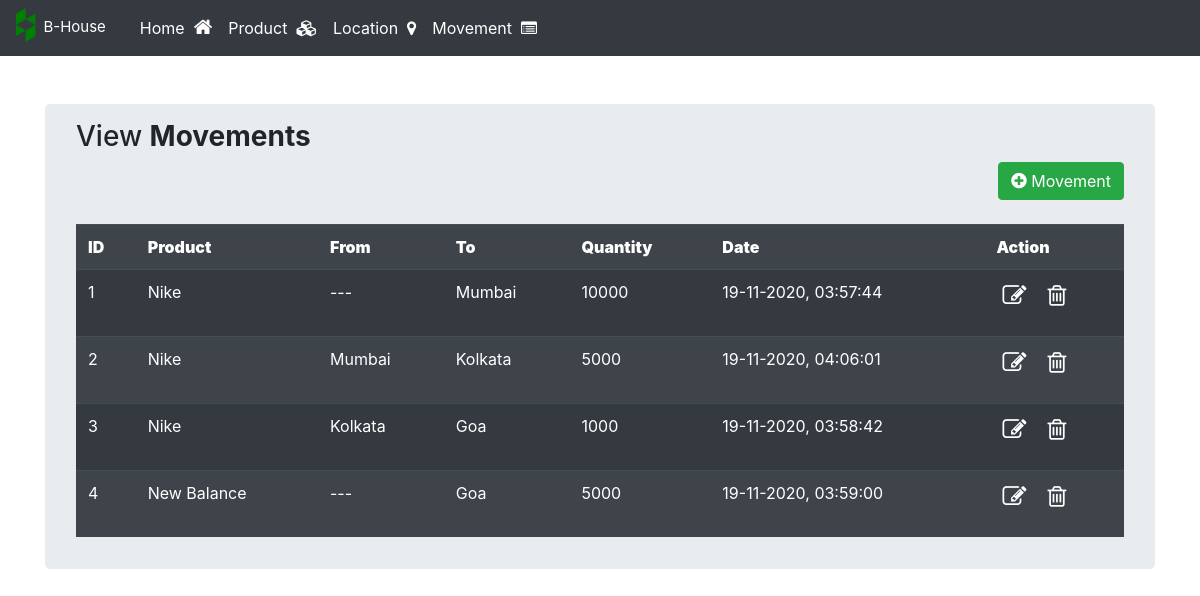
The app's page /movement with its own data.
### app.py (models this page shows)
class ProductMovement(db.Model):
    id = db.Column(db.Integer, primary_key=True)
    timestamp = db.Column(db.DateTime, default=datetime.utcnow)
    from_location = db.Column(db.String(100))
    to_location = db.Column(db.String(100))
    product_id = db.Column(db.Integer, nullable=False)
    product_name = db.Column(db.String(50), nullable=False)
    product_qty = db.Column(db.Integer, nullable=False)
    date_created = db.Column(db.DateTime, default=datetime.utcnow)
    date_updated = db.Column(db.DateTime, default=datetime.utcnow)
    Flag = db.Column(db.String(50),nullable=False)

### app.py (the view)
@app.route('/movement', methods=['GET','POST'])
def movement():
	if request.method=='POST':
		if 'add_product_qty' in request.form:
			check = None
			product_name = request.form['product_name']
			from_location = request.form['from_location']
			to_location = request.form['to_location']
			product_qty = request.form['add_product_qty']
			if product_name == 'Select product':
				flash(f"Please select product to add movement!", "danger")
				return redirect('/movement')
			elif int(product_qty) == 0 or int(product_qty) < 0:
				flash(f"Please add quantity !", "danger")
				return redirect('/movement')
			elif from_location == to_location :
				flash(f"From Location & To Location cannot be same!", "danger")
				return redirect('/movement')
			else:
				product_details = Product.query.filter_by(name=product_name).first()
				add_movement=ProductMovement()
				add_movement.product_id=product_details.id
				add_movement.product_name=product_details.name
				check_location = ProductMovement.query.filter_by(product_name=product_name).filter_by(to_location=from_location).count()
				if from_location == 'Select Location':
					add_movement.from_location="---"
					add_movement.to_location=to_location
				elif to_location == 'Select Location':
					add_movement.to_location = "---"
					add_movement.from_location=from_location
				elif check_location == 0 and from_location != 'Select Location':
					flash(f"Product not available at '{from_location}' Warehouse !", "danger")
					return redirect('/movement')
				else:
					add_movement.from_location=from_location
					add_movement.to_location=to_location
				sum_qty = get_total(product_name,from_location)
				if int(product_qty) > sum_qty and from_location != 'Select Location':
					flash(f" Only {sum_qty} quantity is available at '{from_location}' Warehouse !", "danger")
					return redirect('/movement')
				else:
					add_movement.product_qty=product_qty
				add_movement.Flag = 'A'
				db.session.add(add_movement)
				db.session.commit()
				flash(f" '{add_movement.product_name}' movement is successfully added!", "success")
				return redirect('/movement')
		if 'delete_movement_id' in request.form:
			movement_id = request.form['delete_movement_id']
			product_name = request.form['delete_product_name']
			to_location = request.form['delete_to_location']
			fcheck_qty = get_export_data(product_name,to_location,movement_id,"future")
			fcheck_qty= fcheck_qty.first()
			if fcheck_qty is None :
				delete_movement = ProductMovement.query.get_or_404(movement_id)
				flash(f"{product_name} movement successfully deleted", "danger")
				delete_movement.Flag = 'I'
				db.session.commit()
				return redirect('/movement')
			if fcheck_qty is not None:
				flash(f" Please delete {fcheck_qty.from_location} to {fcheck_qty.to_location} movement before current movement !", "danger")
				return redirect('/movement')
		if 'edit_movement' in request.form :
			valid = True
			movement_id = request.form['edit_movement']
			product_name = request.form['product_name']
			from_location = request.form['from_location']
			to_location = request.form['to_location']
			product_qty = request.form['product_qty']
			product_details = Product.query.filter_by(name=product_name).first()
			if product_details is None:					#Product availibilty check
				flash(f"Product is Not Available/Deleted", "danger")
				return redirect('/movement')
			if from_location == "---":
				past_sum_qty = get_total(product_name,to_location,movement_id,"past")
			else :
				past_sum_qty = get_total(product_name,from_location,movement_id,"past")
			if to_location == "---" :
				future_sum_qty = get_total(product_name,from_location,movement_id,"future")
			else :
				future_sum_qty = get_total(product_name,to_location,movement_id,"future")
			edit_movement = ProductMovement.query.get_or_404(movement_id)
			if from_location == to_location : #from location & to location cant be same.
				valid = False
				flash(f"From Location & To Location cannot be same!", "danger")
				return redirect('/movement')
			if int(product_qty) == 0 or int(product_qty) < 0: # qty cant 0
				valid = False
				flash(f"Please add quantity !", "danger")
				return redirect('/movement')
			if from_location == "---": #min quantity according to future
				if future_sum_qty != 0:
					if int(product_qty) >= int(future_sum_qty):
						valid = True
					else :
						valid=False
						flash(f"Please add atleast {future_sum_qty} quantity of {product_name} at '{to_location}' Warehouse !", "danger")
						return redirect('/movement')
			if (future_sum_qty) == 0:
				if int(product_qty) <= past_sum_qty: # past>qty>future
					valid=True
				elif int(product_qty) > past_sum_qty and from_location != '---': #past<qty & from location is empty
					valid=False
					if past_sum_qty == 0: #Product not available at past location
						flash(f"Product not available at '{from_location}' Warehouse !", "danger")
						return redirect('/movement')
					elif to_location == "---" : #Quantity available at past location
						valid = False
						flash(f" Only {past_sum_qty} quantity is available at '{from_location}' Warehouse !", "danger")
						return redirect('/movement')
					else :
						valid = False
						flash(f" Please enter quantity less than {past_sum_qty} for '{from_location}' to {to_location} movement !", "danger")
						return redirect('/movement')
			elif past_sum_qty < future_sum_qty:
				if int(product_qty) < past_sum_qty and int(product_qty) < future_sum_qty:
					valid=True
				if (int(product_qty) > past_sum_qty or int(product_qty) > future_sum_qty) and from_location != '---':
					flash(f" Please enter quantity less than {past_sum_qty}  for  '{from_location}' to {to_location} movement !", "danger")
					return redirect('/movement')
			elif int(product_qty) <= past_sum_qty and int(product_qty) >= future_sum_qty :
				valid=True
			elif past_sum_qty <= int(product_qty) and from_location == "---" and int(product_qty) >= future_sum_qty :
				valid=True
			else:
				if int(product_qty) > past_sum_qty and int(product_qty) < future_sum_qty:
					valid=False
					flash(f" Please enter quantity {past_sum_qty} or less than {past_sum_qty} for  '{from_location}' to {to_location} movement !", "danger")
					return redirect('/movement')
				elif int(product_qty) < past_sum_qty and int(product_qty) < future_sum_qty:
					valid=False
					flash(f"Please add atleast {future_sum_qty} quantity of {product_name} for '{from_location}' to {to_location} movement !", "danger")
					return redirect('/movement')
				else:
					valid=False
					if past_sum_qty > future_sum_qty:
						flash(f" Please enter quantity {past_sum_qty} or less than {past_sum_qty} for  '{from_location}' to {to_location} movement !", "danger")
					else:
						flash(f" Please enter quantity between {past_sum_qty} to {future_sum_qty}  for  '{from_location}' to {to_location} movement !", "danger")
					return redirect('/movement')
			if valid :
				edit_movement.product_id=product_details.id
				edit_movement.product_name=product_details.name
				edit_movement.from_location=from_location
				edit_movement.to_location=to_location
				edit_movement.product_qty=product_qty
				edit_movement.date_updated = datetime.utcnow()
				db.session.commit()
				flash(f"'{edit_movement.product_name}' movement is successfully edited!", "success")
				return redirect('/movement')
	else:
		all_product = Product.query.all()
		all_location = Location.query.all()
		all_movement = ProductMovement.query.filter_by(Flag="A").order_by(ProductMovement.id).all()
		message=None
		if not all_movement:
			message = "Currently Data is unavailable.Add Now!"
		return render_template('movement.html',products=all_product,locations=all_location,movements=all_movement,message=message)

### templates/movement.html (shortened to what this page needs)
{% extends 'base.html' %}
{%block body%}
<br>
<div class="container" align="center">
  <br>
  <div div class="row-9">
    <DIV class="jumbotron p-3">
    <div class="col-12">
      <H3 align="left">View <b>Movements</b></H3>
      <div align="right">
      <button class="btn btn-success btn-xs" data-toggle="modal" data-target="#addNewMovement"><i class="fa fa-plus-circle" aria-hidden="true" style="font-size:18px ; color: white" ></i>  Movement</button>
    </div>
    <br>
      <table class="table table-striped table-dark">
        <tr>
          <th><b>ID</b></th>
          <th><b>Product</b></th>
          <th><b>From</b></th>
          <th><b>To</b></th>
          <th><b>Quantity</b></th>
          <th><b>Date</b></th>
          <th><b>Action</b></th>
        </tr>
        {% if message is none%}
        {% for movement in movements%}
        <tr>
          <td>{{movement.id}}</td>
          <td>{{movement.product_name}}</td>
          <td>{{movement.from_location}}</td>
          <td>{{movement.to_location}}</td>
          <td>{{movement.product_qty}}</td>
          <td>{{movement.date_updated.strftime('%d-%m-%Y, %H:%M:%S')}}</td>
          <td>
            <div style="width:70px;">
              <div style="float: left; width: 13px">
            <button  style="border: 0; background: none;"  data-toggle="modal" data-target="#editMovement{{movement.id}}" ><i class="fa fa-edit" style="font-size:24px ; color: white"></i></button>
          </div>
           <div style="float: right; width: 25px">
            <form action="/movement" method="POST" >
              {% if movement.from_location == "---" %}
              <button type="submit" name="submit" onclick="this.blur(); return confirm('Are you sure to delete {{movement.product_name}} from {{movement.to_location}} movement ?');" style="border: 0; background: none;">
            <i class="fa fa-trash-o" style='font-size:24px ; color: white' aria-hidden="true"></i>
          </button>
              {% else%}
              <button type="submit" name="submit" onclick="this.blur(); return confirm('Are you sure to delete {{movement.product_name}} from {{movement.from_location}} to {{movement.to_location}} movement ?');" style="border: 0; background: none ;">
            <i class="fa fa-trash-o" style='font-size:24px ; color: white' aria-hidden="true"></i>
          </button>
            {% endif %}
            </form>
          </div>
        </div>
          </td>
        </tr>
        {% endfor %}
        {% else %}
          <h3>{{message}}</h3>
          <br>
        {% endif %}
      </table>
      </DIV>
    </div>
  </div>
        </div>
{%endblock%}

### templates/base.html (shortened to what this page needs)
<!DOCTYPE html>
<html>
<head>
	<link rel="stylesheet" href="https://cdnjs.cloudflare.com/ajax/libs/font-awesome/4.7.0/css/font-awesome.min.css">
	<link rel="stylesheet" href="https://cdn.jsdelivr.net/npm/bootstrap@4.5.3/dist/css/bootstrap.min.css">
</head>
<body>
{%block body%}
<nav class="navbar navbar-expand-lg navbar-dark bg-dark">
	<div class="navbar-nav">
		<i class="fa fa-houzz" style="font-size:34px;border:4;color: green" aria-hidden="true"></i>
		<a class="nav-item nav-link" style="color: white;font-size:15px" href="{{url_for('home')}}">B-House</a>
		<a class="nav-item nav-link" style="color: white" href="{{url_for('home')}}">&nbsp;&nbsp;&nbsp; Home &nbsp;<i class="fa fa-home" style="font-size:20px;" aria-hidden="true"></i></a>
		<a class="nav-item nav-link" style="color: white" href="{{url_for('products')}}">Product&nbsp;&nbsp;<i class="fa fa-cubes" aria-hidden="true"></i></a>
		<a class="nav-item nav-link" style="color: white" href="{{url_for('locations')}}">Location&nbsp;&nbsp;<i class="fa fa-map-marker"></i></a>
		<a class="nav-item nav-link" style="color: white" href="{{url_for('movement')}}">Movement&nbsp;&nbsp;<i class="fa fa-list-alt" aria-hidden="true"></i></a>
	</div>
</nav>
{% endblock %}
</body>
</body>
</html>

### templates/header.html (shortened to what this page needs)
{% extends 'base.html' %}

### records on screen
ProductMovement: id "1", product_name "Nike", from_location "---", to_location "Mumbai", product_qty "10000", date_updated "19-11-2020, 03:57:44"
ProductMovement: id "2", product_name "Nike", from_location "Mumbai", to_location "Kolkata", product_qty "5000", date_updated "19-11-2020, 04:06:01"
ProductMovement: id "3", product_name "Nike", from_location "Kolkata", to_location "Goa", product_qty "1000", date_updated "19-11-2020, 03:58:42"
ProductMovement: id "4", product_name "New Balance", from_location "---", to_location "Goa", product_qty "5000", date_updated "19-11-2020, 03:59:00"
